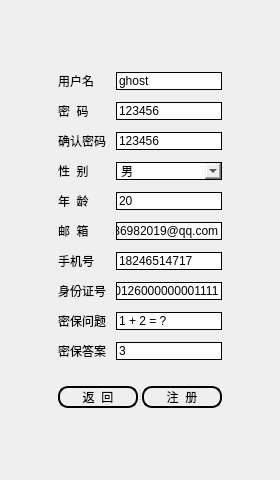
<?xml version="1.0" encoding="UTF-8"?>
<ui version="4.0">
 <class>Register</class>
 <widget class="QWidget" name="Register">
  <property name="geometry">
   <rect>
    <x>0</x>
    <y>0</y>
    <width>280</width>
    <height>480</height>
   </rect>
  </property>
  <property name="windowTitle">
   <string>Form</string>
  </property>
  <layout class="QGridLayout" name="gridLayout_2">
   <item row="4" column="1">
    <spacer name="verticalSpacer_2">
     <property name="orientation">
      <enum>Qt::Vertical</enum>
     </property>
     <property name="sizeHint" stdset="0">
      <size>
       <width>20</width>
       <height>26</height>
      </size>
     </property>
    </spacer>
   </item>
   <item row="0" column="1">
    <spacer name="verticalSpacer">
     <property name="orientation">
      <enum>Qt::Vertical</enum>
     </property>
     <property name="sizeHint" stdset="0">
      <size>
       <width>20</width>
       <height>25</height>
      </size>
     </property>
    </spacer>
   </item>
   <item row="1" column="1">
    <layout class="QGridLayout" name="gridLayout">
     <property name="horizontalSpacing">
      <number>10</number>
     </property>
     <property name="verticalSpacing">
      <number>12</number>
     </property>
     <item row="9" column="0">
      <widget class="QLabel" name="label_9">
       <property name="text">
        <string>密保问题</string>
       </property>
      </widget>
     </item>
     <item row="1" column="1">
      <widget class="QLineEdit" name="le_pwd">
       <property name="styleSheet">
        <string notr="true">border-radius:10px;
border:1px solid;</string>
       </property>
       <property name="text">
        <string>123456</string>
       </property>
      </widget>
     </item>
     <item row="3" column="0">
      <widget class="QLabel" name="label_7">
       <property name="text">
        <string>性  别</string>
       </property>
      </widget>
     </item>
     <item row="8" column="0">
      <widget class="QLabel" name="label_6">
       <property name="text">
        <string>身份证号</string>
       </property>
      </widget>
     </item>
     <item row="3" column="1">
      <widget class="QComboBox" name="cb_sex">
       <property name="styleSheet">
        <string notr="true">border-radius:10px;
border:1px solid;</string>
       </property>
       <property name="currentText">
        <string>男</string>
       </property>
       <property name="currentIndex">
        <number>0</number>
       </property>
       <item>
        <property name="text">
         <string>男</string>
        </property>
       </item>
       <item>
        <property name="text">
         <string>女</string>
        </property>
       </item>
      </widget>
     </item>
     <item row="6" column="1">
      <widget class="QLineEdit" name="le_phone">
       <property name="styleSheet">
        <string notr="true">border-radius:10px;
border:1px solid;</string>
       </property>
       <property name="text">
        <string>18246514717</string>
       </property>
      </widget>
     </item>
     <item row="2" column="1">
      <widget class="QLineEdit" name="le_checkPwd">
       <property name="styleSheet">
        <string notr="true">border-radius:10px;
border:1px solid;</string>
       </property>
       <property name="text">
        <string>123456</string>
       </property>
      </widget>
     </item>
     <item row="0" column="0">
      <widget class="QLabel" name="label">
       <property name="text">
        <string>用户名</string>
       </property>
      </widget>
     </item>
     <item row="5" column="1">
      <widget class="QLineEdit" name="le_email">
       <property name="styleSheet">
        <string notr="true">border-radius:10px;
border:1px solid;</string>
       </property>
       <property name="text">
        <string>1036982019@qq.com</string>
       </property>
      </widget>
     </item>
     <item row="0" column="1">
      <widget class="QLineEdit" name="le_username">
       <property name="styleSheet">
        <string notr="true">border-radius:10px;
border:1px solid;</string>
       </property>
       <property name="text">
        <string>ghost</string>
       </property>
      </widget>
     </item>
     <item row="2" column="0">
      <widget class="QLabel" name="label_3">
       <property name="text">
        <string>确认密码</string>
       </property>
      </widget>
     </item>
     <item row="6" column="0">
      <widget class="QLabel" name="label_5">
       <property name="text">
        <string>手机号</string>
       </property>
      </widget>
     </item>
     <item row="5" column="0">
      <widget class="QLabel" name="label_4">
       <property name="text">
        <string>邮  箱</string>
       </property>
      </widget>
     </item>
     <item row="4" column="0">
      <widget class="QLabel" name="label_8">
       <property name="text">
        <string>年  龄</string>
       </property>
      </widget>
     </item>
     <item row="10" column="0">
      <widget class="QLabel" name="label_10">
       <property name="text">
        <string>密保答案</string>
       </property>
      </widget>
     </item>
     <item row="9" column="1">
      <widget class="QLineEdit" name="le_secret">
       <property name="styleSheet">
        <string notr="true">border-radius:10px;
border:1px solid;</string>
       </property>
       <property name="text">
        <string>1 + 2 = ?</string>
       </property>
      </widget>
     </item>
     <item row="4" column="1">
      <widget class="QLineEdit" name="le_age">
       <property name="styleSheet">
        <string notr="true">border-radius:10px;
border:1px solid;</string>
       </property>
       <property name="text">
        <string>20</string>
       </property>
      </widget>
     </item>
     <item row="1" column="0">
      <widget class="QLabel" name="label_2">
       <property name="text">
        <string>密  码</string>
       </property>
      </widget>
     </item>
     <item row="10" column="1">
      <widget class="QLineEdit" name="le_answer">
       <property name="styleSheet">
        <string notr="true">border-radius:10px;
border:1px solid;</string>
       </property>
       <property name="text">
        <string>3</string>
       </property>
      </widget>
     </item>
     <item row="8" column="1">
      <widget class="QLineEdit" name="le_id">
       <property name="styleSheet">
        <string notr="true">border-radius:10px;
border:1px solid;</string>
       </property>
       <property name="text">
        <string>230126000000001111</string>
       </property>
      </widget>
     </item>
    </layout>
   </item>
   <item row="1" column="0">
    <spacer name="horizontalSpacer">
     <property name="orientation">
      <enum>Qt::Horizontal</enum>
     </property>
     <property name="sizeHint" stdset="0">
      <size>
       <width>50</width>
       <height>20</height>
      </size>
     </property>
    </spacer>
   </item>
   <item row="3" column="1">
    <widget class="QSplitter" name="splitter">
     <property name="orientation">
      <enum>Qt::Horizontal</enum>
     </property>
     <widget class="QPushButton" name="btn_cancel">
      <property name="styleSheet">
       <string notr="true">border-radius:10px;
border:2px solid;</string>
      </property>
      <property name="text">
       <string>返  回</string>
      </property>
     </widget>
     <widget class="QPushButton" name="btn_register">
      <property name="styleSheet">
       <string notr="true">border-radius:10px;
border:2px solid;</string>
      </property>
      <property name="text">
       <string>注  册</string>
      </property>
     </widget>
    </widget>
   </item>
   <item row="1" column="2">
    <spacer name="horizontalSpacer_2">
     <property name="orientation">
      <enum>Qt::Horizontal</enum>
     </property>
     <property name="sizeHint" stdset="0">
      <size>
       <width>50</width>
       <height>20</height>
      </size>
     </property>
    </spacer>
   </item>
   <item row="2" column="1">
    <widget class="QLabel" name="lb_waring">
     <property name="text">
      <string/>
     </property>
    </widget>
   </item>
  </layout>
 </widget>
 <resources/>
 <connections/>
</ui>
